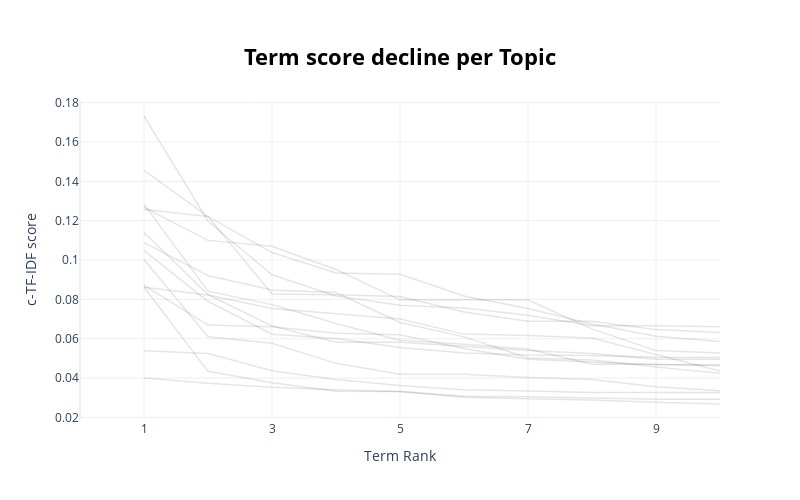

Notebook cell for this chart:
### Markdown cell above
## Visualize Term Score Decline
Topics are represented by a number of words starting with the best representative word. Each word is represented by a c-TF-IDF score. The higher the score, the more representative a word to the topic is. Since the topic words are sorted by their c-TF-IDF score, the scores slowly decline with each word that is added. At some point adding words to the topic representation only marginally increases the total c-TF-IDF score and would not be beneficial for its representation.

To visualize this effect, we can plot the c-TF-IDF scores for each topic by the term rank of each word. In other words, the position of the words (term rank), where the words with the highest c-TF-IDF score will have a rank of 1, will be put on the x-axis. Whereas the y-axis will be populated by the c-TF-IDF scores. The result is a visualization that shows you the decline of c-TF-IDF score when adding words to the topic representation. It allows you, using the elbow method, the select the best number of words in a topic.

### Code cell
topic_model.visualize_term_rank()

### Figure 1 — Plotly figure (JSON) as saved in the notebook; plotly's stock layout.template omitted (floating-point values rounded to 4 significant figures)
{"data": [{"hovertext": "<b>Topic -1</b>:tratamento_mama_indicado_cancer_po", "line": {"color": "black", "width": 1.5}, "mode": "lines+lines", "name": "", "opacity": 0.1, "x": [1, 2, 3, 4, 5, 6, 7, 8, 9, 10], "y": [0.05389, 0.05251, 0.04377, 0.03932, 0.03626, 0.03404, 0.03338, 0.03267, 0.03267, 0.03267], "type": "scatter"}, {"hovertext": "<b>Topic 0</b>:infeccoes_causadas_trato_infeccao_i", "line": {"color": "black", "width": 1.5}, "mode": "lines+lines", "name": "", "opacity": 0.1, "x": [1, 2, 3, 4, 5, 6, 7, 8, 9, 10], "y": [0.08631, 0.04342, 0.03764, 0.03333, 0.0332, 0.03024, 0.02945, 0.02885, 0.02773, 0.02682], "type": "scatter"}, {"hovertext": "<b>Topic 1</b>:pacientes_insuficiencia_cardiaca_re", "line": {"color": "black", "width": 1.5}, "mode": "lines+lines", "name": "", "opacity": 0.1, "x": [1, 2, 3, 4, 5, 6, 7, 8, 9, 10], "y": [0.04001, 0.03742, 0.03532, 0.03404, 0.0332, 0.03072, 0.0305, 0.02997, 0.02928, 0.02925], "type": "scatter"}, {"hovertext": "<b>Topic 2</b>:transtorno_tratamento_ansiedade_clo", "line": {"color": "black", "width": 1.5}, "mode": "lines+lines", "name": "", "opacity": 0.1, "x": [1, 2, 3, 4, 5, 6, 7, 8, 9, 10], "y": [0.1003, 0.06099, 0.05764, 0.04748, 0.04198, 0.04198, 0.04027, 0.03921, 0.03554, 0.03351], "type": "scatter"}, {"hovertext": "<b>Topic 3</b>:etinilestradiol_gravidez_contracept", "line": {"color": "black", "width": 1.5}, "mode": "lines+lines", "name": "", "opacity": 0.1, "x": [1, 2, 3, 4, 5, 6, 7, 8, 9, 10], "y": [0.1283, 0.08419, 0.07732, 0.06772, 0.0592, 0.05717, 0.05474, 0.04706, 0.04706, 0.0462], "type": "scatter"}, {"hovertext": "<b>Topic 4</b>:vitamina_calcio_osteoporose_malato_", "line": {"color": "black", "width": 1.5}, "mode": "lines+lines", "name": "", "opacity": 0.1, "x": [1, 2, 3, 4, 5, 6, 7, 8, 9, 10], "y": [0.114, 0.0824, 0.0665, 0.05825, 0.05825, 0.05598, 0.05405, 0.05243, 0.0496, 0.0496], "type": "scatter"}, {"hovertext": "<b>Topic 5</b>:alergica_nasal_sintomas_rinite_coce", "line": {"color": "black", "width": 1.5}, "mode": "lines+lines", "name": "", "opacity": 0.1, "x": [1, 2, 3, 4, 5, 6, 7, 8, 9, 10], "y": [0.1257, 0.1221, 0.1038, 0.09343, 0.09274, 0.08175, 0.07537, 0.06751, 0.06125, 0.05862], "type": "scatter"}, {"hovertext": "<b>Topic 6</b>:processos_inflamacao_articulacoes_d", "line": {"color": "black", "width": 1.5}, "mode": "lines+lines", "name": "", "opacity": 0.1, "x": [1, 2, 3, 4, 5, 6, 7, 8, 9, 10], "y": [0.08618, 0.08222, 0.07538, 0.0728, 0.06998, 0.06234, 0.06158, 0.06032, 0.05201, 0.04359], "type": "scatter"}, {"hovertext": "<b>Topic 7</b>:dermatite_pele_betametasona_dipropi", "line": {"color": "black", "width": 1.5}, "mode": "lines+lines", "name": "", "opacity": 0.1, "x": [1, 2, 3, 4, 5, 6, 7, 8, 9, 10], "y": [0.1732, 0.1197, 0.09247, 0.08174, 0.07704, 0.07555, 0.07189, 0.06662, 0.06662, 0.06604], "type": "scatter"}, {"hovertext": "<b>Topic 8</b>:tramadol_cloridrato_paracetamol_ali", "line": {"color": "black", "width": 1.5}, "mode": "lines+lines", "name": "", "opacity": 0.1, "x": [1, 2, 3, 4, 5, 6, 7, 8, 9, 10], "y": [0.1455, 0.1221, 0.08274, 0.0823, 0.08146, 0.07362, 0.06888, 0.06888, 0.06462, 0.06312], "type": "scatter"}, {"hovertext": "<b>Topic 9</b>:cancer_metastatico_quimioterapia_ma", "line": {"color": "black", "width": 1.5}, "mode": "lines+lines", "name": "", "opacity": 0.1, "x": [1, 2, 3, 4, 5, 6, 7, 8, 9, 10], "y": [0.1047, 0.07904, 0.06229, 0.06016, 0.0555, 0.05279, 0.05167, 0.05146, 0.05058, 0.05048], "type": "scatter"}, {"hovertext": "<b>Topic 10</b>:estomago_ulcera_refluxo_vomitos_na", "line": {"color": "black", "width": 1.5}, "mode": "lines+lines", "name": "", "opacity": 0.1, "x": [1, 2, 3, 4, 5, 6, 7, 8, 9, 10], "y": [0.08716, 0.06693, 0.06608, 0.06275, 0.06195, 0.05505, 0.04958, 0.04835, 0.04677, 0.04677], "type": "scatter"}, {"hovertext": "<b>Topic 11</b>:hpb_doxazosina_mesilato_prostata_h", "line": {"color": "black", "width": 1.5}, "mode": "lines+lines", "name": "", "opacity": 0.1, "x": [1, 2, 3, 4, 5, 6, 7, 8, 9, 10], "y": [0.1268, 0.11, 0.107, 0.09518, 0.07976, 0.07976, 0.07976, 0.06501, 0.05396, 0.05274], "type": "scatter"}, {"hovertext": "<b>Topic 12</b>:betametasona_fosfato_injecoes_diss", "line": {"color": "black", "width": 1.5}, "mode": "lines+lines", "name": "", "opacity": 0.1, "x": [1, 2, 3, 4, 5, 6, 7, 8, 9, 10], "y": [0.1088, 0.0921, 0.08473, 0.0835, 0.06824, 0.06094, 0.05025, 0.04923, 0.04564, 0.04241], "type": "scatter"}], "layout": {"xaxis": {"range": [0, 10], "tick0": 1, "dtick": 2, "title": {"text": "Term Rank"}}, "title": {"font": {"size": 22, "color": "Black"}, "text": "<b>Term score decline per Topic</b>", "y": 0.9, "x": 0.5, "xanchor": "center", "yanchor": "top"}, "hoverlabel": {"font": {"size": 16, "family": "Rockwell"}, "bgcolor": "white"}, "showlegend": false, "width": 800, "height": 500, "yaxis": {"title": {"text": "c-TF-IDF score"}}}}
